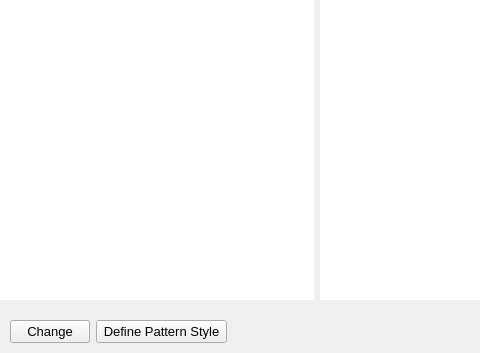
     <widget class="QWidget" name="_104">
      <attribute name="title">
       <string>Style</string>
      </attribute>
      <layout class="QVBoxLayout" name="verticalLayout_6">
       <property name="leftMargin">
        <number>0</number>
       </property>
       <property name="topMargin">
        <number>0</number>
       </property>
       <property name="rightMargin">
        <number>0</number>
       </property>
       <property name="bottomMargin">
        <number>0</number>
       </property>
       <item>
        <layout class="QVBoxLayout" name="verticalLayout_5">
         <property name="bottomMargin">
          <number>10</number>
         </property>
         <item>
          <layout class="QHBoxLayout" name="horizontalLayout_4">
           <item>
            <widget class="QTableView" name="_1141">
             <property name="sizePolicy">
              <sizepolicy hsizetype="Fixed" vsizetype="Preferred">
               <horstretch>0</horstretch>
               <verstretch>0</verstretch>
              </sizepolicy>
             </property>
             <property name="minimumSize">
              <size>
               <width>314</width>
               <height>300</height>
              </size>
             </property>
             <property name="maximumSize">
              <size>
               <width>10000</width>
               <height>10000</height>
              </size>
             </property>
             <property name="font">
              <font>
               <family>Arial</family>
               <pointsize>11</pointsize>
              </font>
             </property>
             <property name="frameShape">
              <enum>QFrame::NoFrame</enum>
             </property>
             <property name="frameShadow">
              <enum>QFrame::Plain</enum>
             </property>
             <property name="verticalScrollBarPolicy">
              <enum>Qt::ScrollBarAlwaysOff</enum>
             </property>
             <property name="horizontalScrollBarPolicy">
              <enum>Qt::ScrollBarAlwaysOff</enum>
             </property>
             <property name="autoScroll">
              <bool>true</bool>
             </property>
             <property name="editTriggers">
              <set>QAbstractItemView::AnyKeyPressed|QAbstractItemView::CurrentChanged|QAbstractItemView::DoubleClicked|QAbstractItemView::SelectedClicked</set>
             </property>
             <property name="showDropIndicator" stdset="0">
              <bool>false</bool>
             </property>
             <property name="dragDropOverwriteMode">
              <bool>false</bool>
             </property>
             <property name="alternatingRowColors">
              <bool>true</bool>
             </property>
             <property name="showGrid">
              <bool>false</bool>
             </property>
             <property name="wordWrap">
              <bool>false</bool>
             </property>
             <attribute name="horizontalHeaderHighlightSections">
              <bool>false</bool>
             </attribute>
             <attribute name="verticalHeaderVisible">
              <bool>false</bool>
             </attribute>
             <attribute name="verticalHeaderHighlightSections">
              <bool>false</bool>
             </attribute>
            </widget>
           </item>
           <item>
            <widget class="QTableView" name="_1142">
             <property name="sizePolicy">
              <sizepolicy hsizetype="Fixed" vsizetype="Preferred">
               <horstretch>0</horstretch>
               <verstretch>0</verstretch>
              </sizepolicy>
             </property>
             <property name="minimumSize">
              <size>
               <width>160</width>
               <height>300</height>
              </size>
             </property>
             <property name="maximumSize">
              <size>
               <width>160</width>
               <height>16777215</height>
              </size>
             </property>
             <property name="font">
              <font>
               <family>Arial</family>
               <pointsize>11</pointsize>
              </font>
             </property>
             <property name="frameShape">
              <enum>QFrame::NoFrame</enum>
             </property>
             <property name="frameShadow">
              <enum>QFrame::Plain</enum>
             </property>
             <property name="horizontalScrollBarPolicy">
              <enum>Qt::ScrollBarAlwaysOff</enum>
             </property>
             <property name="showDropIndicator" stdset="0">
              <bool>false</bool>
             </property>
             <property name="dragDropOverwriteMode">
              <bool>false</bool>
             </property>
             <property name="alternatingRowColors">
              <bool>true</bool>
             </property>
             <property name="showGrid">
              <bool>false</bool>
             </property>
             <property name="wordWrap">
              <bool>false</bool>
             </property>
             <attribute name="horizontalHeaderHighlightSections">
              <bool>false</bool>
             </attribute>
             <attribute name="verticalHeaderVisible">
              <bool>false</bool>
             </attribute>
             <attribute name="verticalHeaderHighlightSections">
              <bool>false</bool>
             </attribute>
            </widget>
           </item>
          </layout>
         </item>
         <item>
          <spacer name="verticalSpacer_2">
           <property name="orientation">
            <enum>Qt::Vertical</enum>
           </property>
           <property name="sizeType">
            <enum>QSizePolicy::Fixed</enum>
           </property>
           <property name="sizeHint" stdset="0">
            <size>
             <width>14</width>
             <height>14</height>
            </size>
           </property>
          </spacer>
         </item>
         <item>
          <layout class="QHBoxLayout" name="horizontalLayout_3">
           <property name="leftMargin">
            <number>10</number>
           </property>
           <item>
            <widget class="QPushButton" name="_114">
             <property name="enabled">
              <bool>true</bool>
             </property>
             <property name="sizePolicy">
              <sizepolicy hsizetype="Maximum" vsizetype="Fixed">
               <horstretch>0</horstretch>
               <verstretch>0</verstretch>
              </sizepolicy>
             </property>
             <property name="minimumSize">
              <size>
               <width>77</width>
               <height>0</height>
              </size>
             </property>
             <property name="font">
              <font>
               <family>Arial</family>
               <pointsize>10</pointsize>
              </font>
             </property>
             <property name="text">
              <string>Change</string>
             </property>
             <property name="autoDefault">
              <bool>false</bool>
             </property>
            </widget>
           </item>
           <item>
            <widget class="QPushButton" name="_111">
             <property name="sizePolicy">
              <sizepolicy hsizetype="Maximum" vsizetype="Fixed">
               <horstretch>0</horstretch>
               <verstretch>0</verstretch>
              </sizepolicy>
             </property>
             <property name="minimumSize">
              <size>
               <width>131</width>
               <height>0</height>
              </size>
             </property>
             <property name="font">
              <font>
               <family>Arial</family>
               <pointsize>10</pointsize>
              </font>
             </property>
             <property name="text">
              <string>Define Pattern Style</string>
             </property>
             <property name="autoDefault">
              <bool>false</bool>
             </property>
            </widget>
           </item>
           <item>
            <spacer name="horizontalSpacer_4">
             <property name="orientation">
              <enum>Qt::Horizontal</enum>
             </property>
             <property name="sizeHint" stdset="0">
              <size>
               <width>228</width>
               <height>20</height>
              </size>
             </property>
            </spacer>
           </item>
          </layout>
         </item>
        </layout>
       </item>
      </layout>
     </widget>
